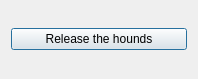
<?xml version="1.0" encoding="UTF-8"?>
<ui version="4.0">
 <class>Dialog</class>
 <widget class="QDialog" name="Dialog">
  <property name="geometry">
   <rect>
    <x>0</x>
    <y>0</y>
    <width>198</width>
    <height>79</height>
   </rect>
  </property>
  <property name="windowTitle">
   <string>Dialog</string>
  </property>
  <layout class="QVBoxLayout" name="verticalLayout">
   <item>
    <widget class="QPushButton" name="pushButton">
     <property name="text">
      <string>Release the hounds</string>
     </property>
    </widget>
   </item>
  </layout>
 </widget>
 <layoutdefault spacing="6" margin="11"/>
 <resources/>
 <connections/>
</ui>
